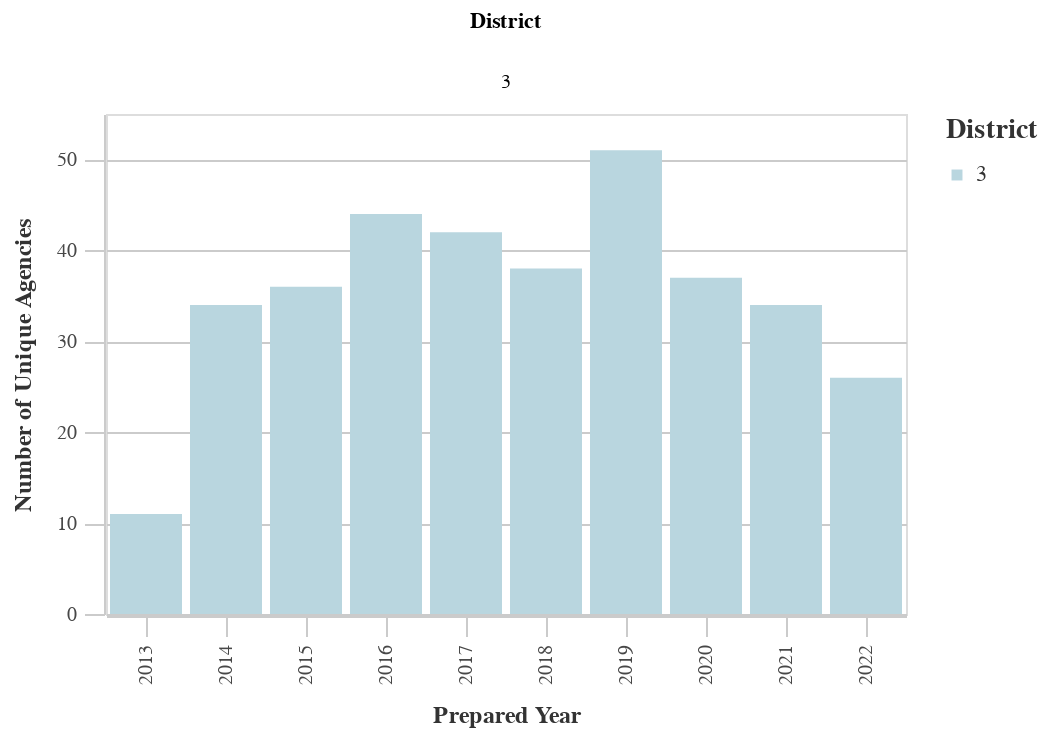

Here is the notebook cell this chart was saved with:
### Code cell
#Unique Prefixes by Dist
dist_years_prefix = ((
        df
        >> group_by(_.prepared_y, _.dist)
        >> summarize(n=_.prefix.nunique())
        >> arrange(-_.prepared_y)
    ).rename(columns={'dist':'District', 'n':'Count'}))

chart11 = (alt.Chart(dist_years_prefix).mark_bar().encode(
        column='District:N',
        x=alt.X('prepared_y:O', title='Prepared Year'),
        y=alt.Y('Count:Q', title='Number of Unique Agencies'),
        color = alt.Color("District:N", 
                              scale=alt.Scale(
                                  range=altair_utils.CALITP_SEQUENTIAL_COLORS),  
                               legend=alt.Legend(title="District")
                              )
                              ))
chart11 = styleguide.preset_chart_config(chart11)
chart11 = _dla_utils_reports.add_tooltip(chart11, 'prepared_y','Count')
    
display(HTML("<h4><strong>Number of Unique Prefix Codes by District</strong></h4>"))
display(chart11)

### Figure 1 — Vega-Lite specification as saved in the notebook (floating-point values rounded to 4 significant figures)
{"config": {"view": {"continuousWidth": 400, "continuousHeight": 300}, "axis": {"domainColor": "#cbcbcb", "grid": true, "gridColor": "#cbcbcb", "gridWidth": 1, "labelColor": "#474747", "labelFont": "Nunito Sans", "labelFontSize": 10, "labelPadding": 4, "tickColor": "#cbcbcb", "tickSize": 10, "titleColor": "#333", "titleFont": "Raleway", "titleFontSize": 12, "titlePadding": 10}, "axisBand": {"grid": false}, "background": "white", "font": "Raleway", "header": {"labelFont": "Nunito Sans", "titleFont": "Raleway"}, "legend": {"labelColor": "#333", "labelFont": "Nunito Sans", "labelFontSize": 11, "labelLimit": 0, "padding": 1, "symbolSize": 30, "symbolType": "square", "titleColor": "#333", "titleFont": "Raleway", "titleFontSize": 14, "titlePadding": 10}, "title": {"anchor": "middle", "font": "Raleway", "fontSize": 18, "fontWeight": 300, "offset": 20}}, "data": {"name": "data-46334a75dee5d858ecb5c4b234d14985"}, "mark": "bar", "encoding": {"color": {"field": "District", "legend": {"title": "District"}, "scale": {"range": ["#B9D6DF", "#8CBCCB", "#2EA8CE", "#136C97", "#0B405B"]}, "type": "nominal"}, "column": {"field": "District", "type": "nominal"}, "tooltip": [{"field": "prepared_y", "type": "quantitative"}, {"field": "Count", "type": "quantitative"}], "x": {"field": "prepared_y", "title": "Prepared Year", "type": "ordinal"}, "y": {"field": "Count", "title": "Number of Unique Agencies", "type": "quantitative"}}, "height": 250, "width": 400, "$schema": "https://vega.github.io/schema/vega-lite/v4.17.0.json", "datasets": {"data-46334a75dee5d858ecb5c4b234d14985": [{"prepared_y": 2022.0, "District": 3, "Count": 26}, {"prepared_y": 2021.0, "District": 3, "Count": 34}, {"prepared_y": 2020.0, "District": 3, "Count": 37}, {"prepared_y": 2019.0, "District": 3, "Count": 51}, {"prepared_y": 2018.0, "District": 3, "Count": 38}, {"prepared_y": 2017.0, "District": 3, "Count": 42}, {"prepared_y": 2016.0, "District": 3, "Count": 44}, {"prepared_y": 2015.0, "District": 3, "Count": 36}, {"prepared_y": 2014.0, "District": 3, "Count": 34}, {"prepared_y": 2013.0, "District": 3, "Count": 11}]}}
